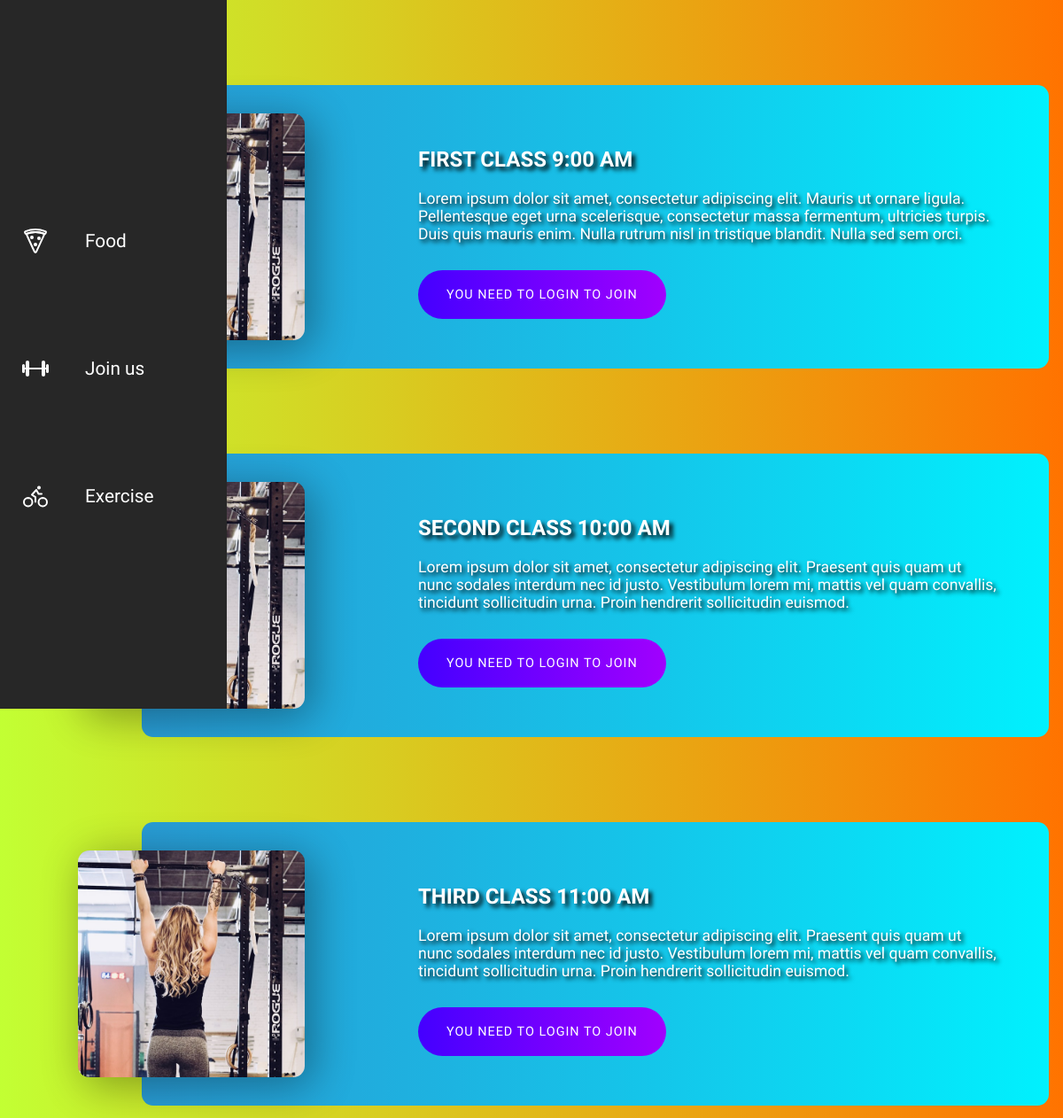
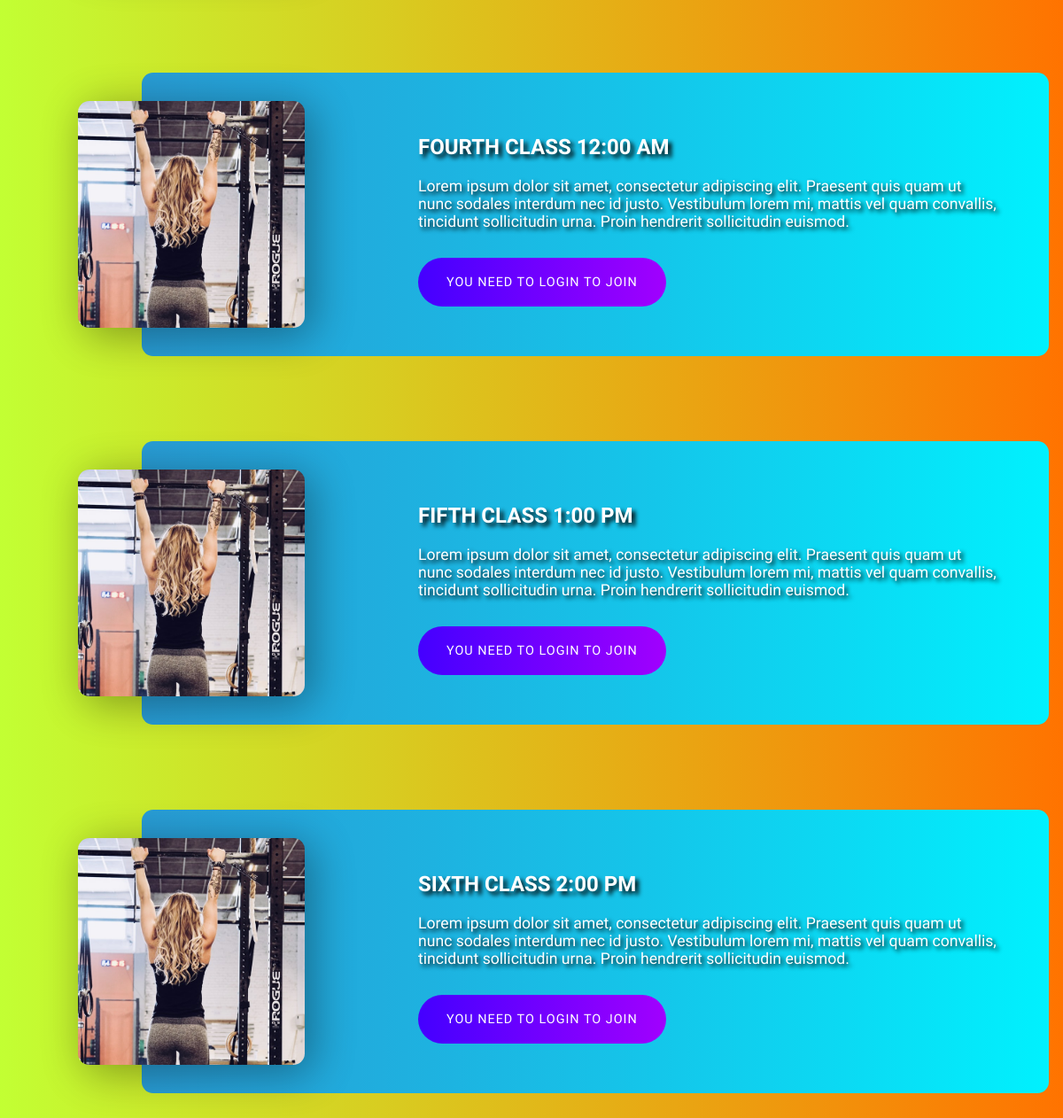
Screenshot of /not_logged with the database file from the repository (2 pictures, top to bottom).
### app.py (models this page shows)
class Classes(db.Model, UserMixin):
    id = db.Column(db.Integer, primary_key=True)
    class_name = db.Column(db.String(30), nullable=False)
    joined_num = db.Column(db.Integer, nullable=False, default=0)
    trainer_name = db.Column(db.String(20), nullable=True)
    class_title = db.Column(db.String(50), nullable=True)
    class_desc = db.Column(db.String(2000), nullable=True)

### app.py (the view)
@app.route('/not_logged')
def not_logged():
    class1 = Classes.query.filter_by(class_name = 'Class1').first()
    class2 = Classes.query.filter_by(class_name = 'Class2').first()
    class3 = Classes.query.filter_by(class_name = 'Class3').first()
    class4 = Classes.query.filter_by(class_name = 'Class4').first()
    class5 = Classes.query.filter_by(class_name = 'Class5').first()
    class6 = Classes.query.filter_by(class_name = 'Class6').first()
    if not current_user.is_authenticated or current_user.phoneNumber == 999999:
        return render_template('not_logged.html', class1=class1, class2=class2, class3=class3, class4=class4, class5=class5, class6=class6)
    else:
        return redirect(url_for('logged'))

### templates/not_logged.html (shortened to what this page needs)
{% extends 'base.html' %} {% block title %}
<link
  rel="stylesheet"
  href="{{ url_for('static', filename='styles/not_logged.css') }}"
/>
<title>Kratos studio</title> {% endblock %} {% block content %}
<div class="imp">
  <div class="blog-post">
    <div class="blog-post-img">
      <img src="../static/pullups.jpg" />
    </div>
    <div class="blog-post-info">
      <h1 class="blog-post-title">{{ class1.class_title }}</h1>
      <p class="blog-post-text">
          {{class1.class_desc}}
      </p>
      <a href="{{ url_for("login") }}">You need to login to join</a>
    </div>
  </div>
</div>
<div class="imp">
  <div class="blog-post">
    <div class="blog-post-img">
      <img src="../static/pullups.jpg" />
    </div>
    <div class="blog-post-info">
      <h1 class="blog-post-title">{{ class2.class_title }}</h1>
      <p class="blog-post-text">
          {{class2.class_desc}}
      </p>
      <a href="{{ url_for("login") }}">You need to login to join</a>
    </div>
  </div>
</div>
<div class="imp">
  <div class="blog-post">
    <div class="blog-post-img">
      <img src="../static/pullups.jpg" />
    </div>
    <div class="blog-post-info">
      <h1 class="blog-post-title">{{class3.class_title}}</h1>
      <p class="blog-post-text">
        {{class3.class_desc}}
      </p>
      <a href="{{ url_for("login") }}">You need to login to join</a>
    </div>
  </div>
</div>
<div class="imp">
  <div class="blog-post">
    <div class="blog-post-img">
      <img src="../static/pullups.jpg" />
    </div>
    <div class="blog-post-info">
      <h1 class="blog-post-title">{{ class4.class_title }}</h1>
      <p class="blog-post-text">
        {{class4.class_desc}}
      </p>
      <a href="{{ url_for("login") }}">You need to login to join</a>
    </div>
  </div>
</div>
<div class="imp">
  <div class="blog-post">
    <div class="blog-post-img">
      <img src="../static/pullups.jpg" />
    </div>
    <div class="blog-post-info">
      <h1 class="blog-post-title">{{ class5.class_title }}</h1>
      <p class="blog-post-text">
        {{class5.class_desc}}
      </p>
      <a href="{{ url_for("login") }}">You need to login to join</a>
    </div>
  </div>
</div>
<div class="imp">
  <div class="blog-post">
    <div class="blog-post-img">
      <img src="../static/pullups.jpg" />
    </div>
    <div class="blog-post-info">
      <h1 class="blog-post-title">{{ class6.class_title }}</h1>
      <p class="blog-post-text">
        {{class6.class_desc}}
      </p>
      <a href="{{ url_for("login") }}">You need to login to join</a>
    </div>
  </div>
</div>
{% endblock %}

### templates/base.html (shortened to what this page needs)
<!DOCTYPE html>
<html lang="en">
  <head>
    <link
      rel="stylesheet"
      type="text/css"
      href="{{ url_for('static',filename='styles/base_style.css') }}"
    />
    {% block title %} {% endblock %}
  </head>
  <body>
    <nav class="navbar">
      <ul class="navbar-nav">
        <li class="nav-item">
          <a href="{{ url_for('food') }}" class="nav-link">
            <ion-icon name="pizza-outline" size="large"></ion-icon>
          </a>
        </li>
        <li class="nav-item">
          <a href="{{url_for('login') }}" class="nav-link">
            <ion-icon name="barbell-outline" size="large"></ion-icon>
          </a>
        </li>
        <li class="nav-item">
          <a href="{{ url_for('exercises') }}" class="nav-link">
            <ion-icon name="bicycle-outline" size="large"></ion-icon>
          </a>
        </li>
      </ul>
    </nav>
    {% block content %} {% endblock %}
  </body>
</html>

### static/styles/base_style.css (style rules this page uses)
:root { font-family: "Aldrich", sans-serif; --text-primary: white; --text-secondary: black; --bg-primary: rgb(39, 39, 39); --bg-secondary: white; --transition-speed: 600ms; }
.navbar { position: fixed; background-color: var(--bg-primary); transition: width 600ms ease; }
.navbar-nav { list-style: none; padding: 0; margin: 0; display: flex; flex-direction: column; align-items: center; height: 100%; }
.nav-item { width: 100%; }
.nav-item:first-child { margin-top: 29vh; }
.nav-item { margin: 2rem; }
.nav-link { display: flex; align-items: center; height: 5rem; color: var(--text-primary); text-decoration: none; transition: var(--transition-speed); }
.nav-link ion-icon { width: 2rem; min-width: 2rem; margin: 0 1.5rem; }
@media only screen and (min-width: 600px) { .navbar { top: 0; width: 5rem; height: 100vh; z-index: 2000; } }

### static/styles/not_logged.css (style rules this page uses)
*, *::before, *::after { margin: 0; padding: 0; box-sizing: border-box; }
body { background: linear-gradient( to right, rgba(179, 255, 0, 0.8), rgb(255, 115, 0) ); font-family: "Aldrich", sans-serif; }
.imp { margin-left: 9rem; margin-top: 6rem; display: flex; align-items: center; justify-content: center; padding: 0 1rem; }
img { width: 100%; }
.blog-post { width: 100%; max-width: 70rem; height: 20rem; padding: 3.5rem; background: linear-gradient( to right, rgba(0, 136, 255, 0.8), rgb(0, 241, 254) ); box-sizing: 0 0.9rem 1rem rgba(0, 0, 0, 0.2); display: flex; align-items: center; border-radius: 0.8rem; }
.blog-post-img { min-width: 16rem; max-width: 16rem; height: 16rem; transform: translateX(-8rem); object-fit: cover; display: block; border-radius: 0.8rem; }
.blog-post-img img { height: 100%; width: 100%; object-fit: cover; display: block; border-radius: 0.8rem; }
.blog-post-img::before { content: ""; width: 100%; height: 100%; position: absolute; top: 0; left: 0; opacity: 0.7; box-shadow: 0.5rem 0.5rem 3rem 1px rgba(0, 0, 0, 0.5); border-radius: 0.8rem; }
.blog-post-title { font-size: 1.5rem; margin: 0.9rem 0 1.25rem; text-transform: uppercase; color: white; text-shadow: black 4px 4px 5px; }
.blog-post-text { margin-bottom: 1.9rem; font-size: 1.1rem; color: white; text-shadow: black 3px 3px 5px; }
.blog-post a { display: inline-block; padding: 1.2rem 2rem; letter-spacing: 1px; text-transform: uppercase; text-decoration: none; font-size: 0.9rem; color: #fff; background: linear-gradient(to right, rgb(68, 0, 255) 0%, #a100fe 100%); border-radius: 2rem; transition: all 300ms ease; }

### rows the page displays
Classes: class_title "FIRST CLASS 9:00 AM", class_desc "Lorem ipsum dolor sit amet, consectetur adipiscing elit. Mauris ut ornare ligula. Pellentesque eget urna scelerisque, consectetur massa fermentum, ultricies turpis. Duis quis mauris enim. Nulla rutrum nisl in tristique blandit. Nulla sed sem orci."
Classes: class_title "SECOND CLASS 10:00 AM", class_desc "Lorem ipsum dolor sit amet, consectetur adipiscing elit. Praesent quis quam ut nunc sodales interdum nec id justo. Vestibulum lorem mi, mattis vel quam convallis, tincidunt sollicitudin urna. Proin hendrerit sollicitudin euismod."
Classes: class_title "THIRD CLASS 11:00 AM", class_desc "Lorem ipsum dolor sit amet, consectetur adipiscing elit. Praesent quis quam ut nunc sodales interdum nec id justo. Vestibulum lorem mi, mattis vel quam convallis, tincidunt sollicitudin urna. Proin hendrerit sollicitudin euismod."
Classes: class_title "FOURTH CLASS 12:00 AM", class_desc "Lorem ipsum dolor sit amet, consectetur adipiscing elit. Praesent quis quam ut nunc sodales interdum nec id justo. Vestibulum lorem mi, mattis vel quam convallis, tincidunt sollicitudin urna. Proin hendrerit sollicitudin euismod."
Classes: class_title "FIFTH CLASS 1:00 PM", class_desc "Lorem ipsum dolor sit amet, consectetur adipiscing elit. Praesent quis quam ut nunc sodales interdum nec id justo. Vestibulum lorem mi, mattis vel quam convallis, tincidunt sollicitudin urna. Proin hendrerit sollicitudin euismod."
Classes: class_title "SIXTH CLASS 2:00 PM", class_desc "Lorem ipsum dolor sit amet, consectetur adipiscing elit. Praesent quis quam ut nunc sodales interdum nec id justo. Vestibulum lorem mi, mattis vel quam convallis, tincidunt sollicitudin urna. Proin hendrerit sollicitudin euismod."
